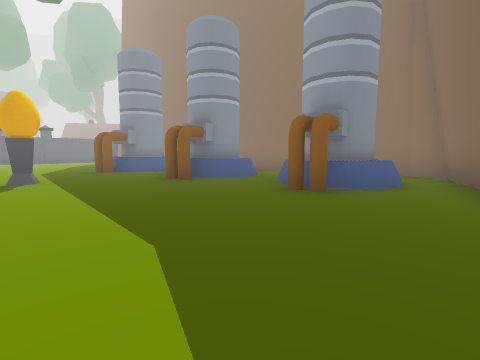
View 1 (above)

18 first-person views from a walk through a 3-D level made in the Unity game engine. The camera is 1.4 m above the floor, tilts 6° down and sees 85° across. The floor is counted in squares, 2.62 m on a side. Each view is taken from the middle of a square. On the plan, view 1 faces up. The plan holds only what a view shows up to about 9 squares ahead; the rest is blank. The place goes on beyond the plan. The player is left out. Some animated figures are not drawn.

View 2
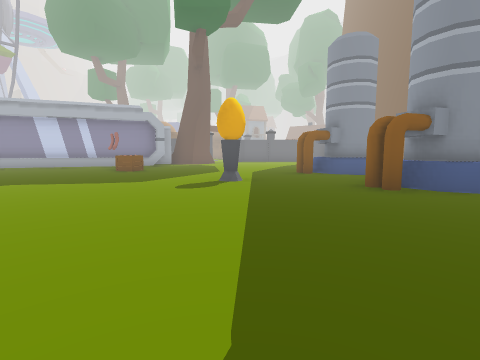

View 3
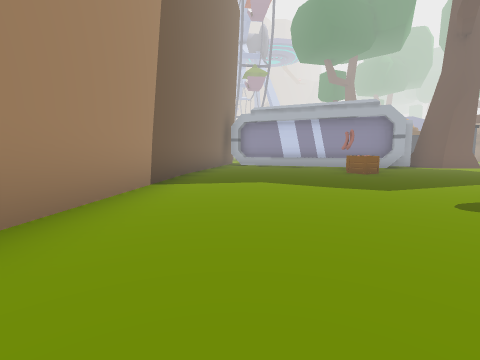

View 4
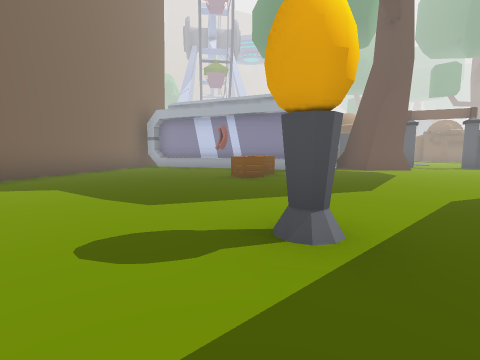

View 5
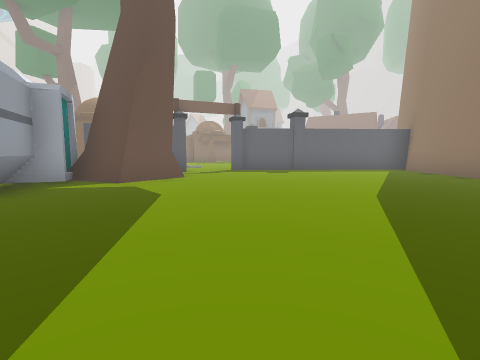

View 6
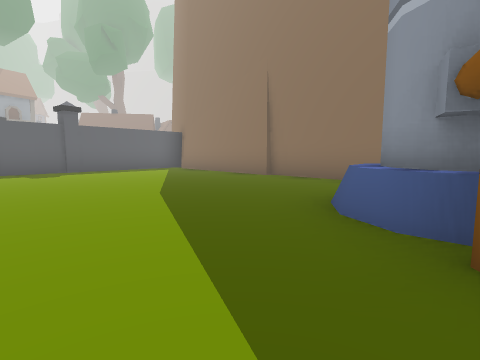

View 7
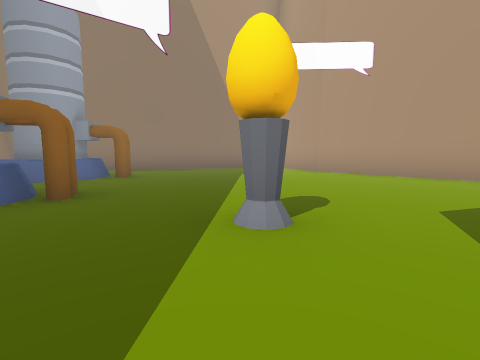

View 8
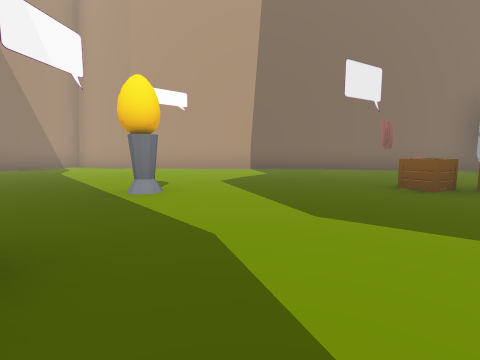

View 9
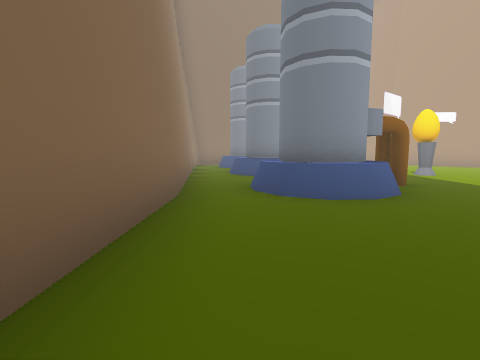

View 10
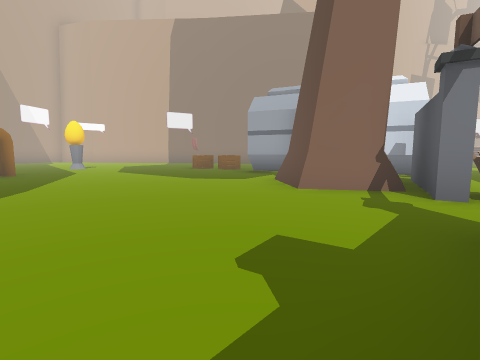

View 11
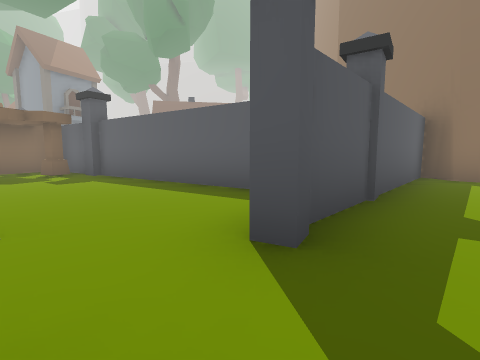

View 12
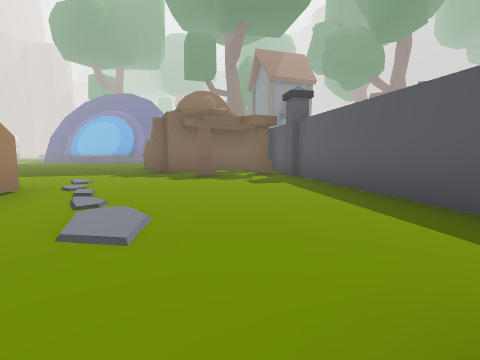

View 13
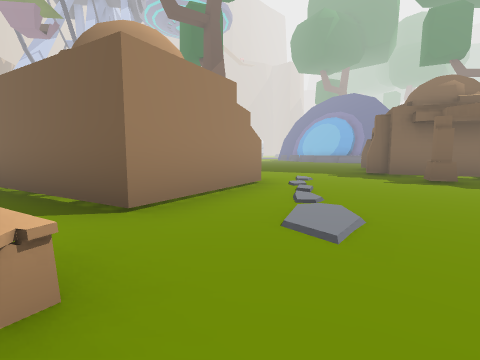

View 14
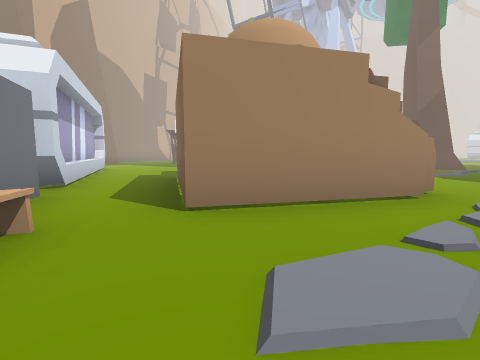

View 15
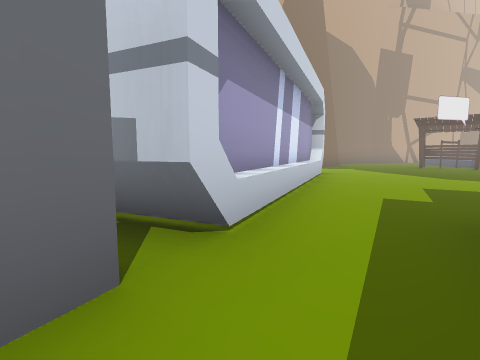

View 16
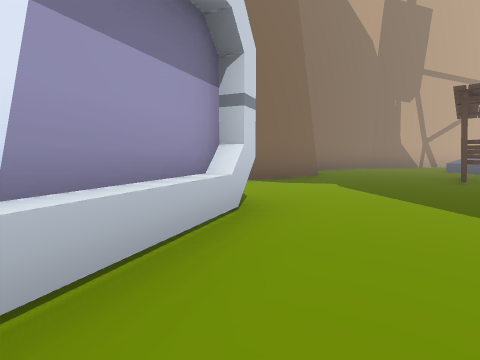

View 17
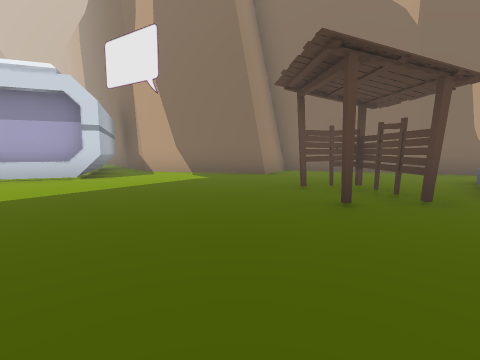

View 18
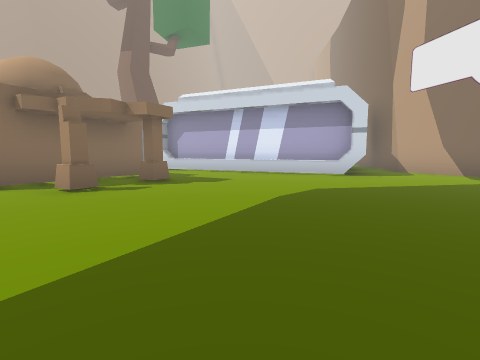

### Floor plan
Points are (right, up) in squares from view 1. A wall is a line through its corners. A room is listed if a view was taken in it or the views show most of it. See-through windows are left out.
Room 1 (views 1, 2, 3, 4, 5, 6, 7, 8, 9, 10)
walls: (-3.8, 7.3) (-3.4, 6.9) (-3.7, 6.9) (-4.1, 7.3) (-3.3, 7.2) (-3.8, 7.7) (-4, 8.4); (-3.3, 7.7) (-3.7, 8.1); (-3.7, 8.3) (-3.6, 8.6) (-3.3, 9) (-2.7, 8.9); (-2.7, 7.8) (-3, 7.7); (-1, 5.1) (-1.5, 5.1); (-2.4, 8.1) (-2.8, 7.6) (-3.5, 7.8) (-3.7, 8.4); (-3.4, 8.8) (-3.1, 8.9); (-9.6, 6) (-11.5, 1.5); (0, 6.3) (-0.3, 6); (-10.6, 6.7) (-9.2, 6.1) (-9.7, 5); (-7.6, -0.3) (-1.3, -0.7); (-2.1, 10.2) (-7, 15.1); (1.1, 3.4) (0.8, 3.9); (1.2, 3.5) (0.7, 3.6); (-1.4, -0.7) (0.1, -1.3); (1.1, 7.9) (-2.2, 10.4); (-11.4, 7.4) (-10.3, 7) (-10.6, 6.3); (-11.3, 9.4) (-10, 9.1) (-9.8, 7.8) (-11.1, 7.3); (-12.1, 0.4) (-7.4, -0.3); (1, -1) (3.6, 4); (-7.1, 15.6) (-10.5, 11.8)
low walls: (-2.2, 7.9) (-2.4, 7.5) (-3, 7.3) (-3.5, 7.4); (-0.7, 5.5) (-1.4, 6); (-3.6, 9.2) (-3.1, 9.3) (-2.7, 9.2); (-0.1, 5.7) (-0.5, 5.5) (-0.9, 5.6); (-10.2, 3.8) (-11.3, 1.4); (2.2, 3.9) (1.7, 3.8); (2.6, 4.3) (2, 3.7) (1.2, 4) (0.9, 4.4) (0.8, 5.2)
ways out: opening at (-10, 10.5) to room 2
objects: other object (-9, 5) to (-8, 5); other object (-8, 4); other object (-4, 5)
Room 2 (views 11, 12, 13, 14, 15, 16, 17, 18)
walls: (-15.9, 6.4) (-16.3, 6.6) (-16.1, 6.9); (-15.7, 11.4) (-13.3, 10) (-14.9, 7.2) (-17.2, 8.6); (-12.6, 8) (-12.3, 8.8); (-14.8, 2.3) (-12.6, 7.3); (-11.3, 9.9) (-12.4, 7.9); (-17.2, 14.6) (-17.4, 14); (-11.6, 0.6) (-15.2, 2.2) (-12.7, 7.7); (-14.3, 15.9) (-14.8, 16.3) (-15.1, 15.6); (-10.8, 13.8) (-14.3, 16.2); (-16, 16.8) (-17, 14.4); (-19.5, -3.9) (-16.3, -2.5) (-16.8, -1) (-13.8, 0.7) (-12.1, 0.4); (-20.7, -4.2) (-19.4, -3.9)
low walls: (-20.8, -1.3) (-20.7, -2.2)
ways out: opening at (-10, 10.5) to room 1
objects: other object (-20, 0) to (-19, 1); other object (-12, 10); other object (-11, 12)

Positions as (right, up) in squares from view 1, and headings:
1: (0, 0), facing up
2: (0, 1), facing up-left
3: (-1, 1), facing left
4: (-2, 4), facing left
5: (-5, 6), facing up-left
6: (-5, 6), facing up
7: (-5, 6), facing down-right
8: (-5, 8), facing down
9: (-5, 12), facing down-right
10: (-9, 13), facing down
11: (-11, 10), facing up
12: (-11, 11), facing up-left
13: (-11, 11), facing left
14: (-12, 12), facing down-left
15: (-13, 9), facing down
16: (-15, 5), facing down
17: (-21, 4), facing down-right
18: (-21, 5), facing right
